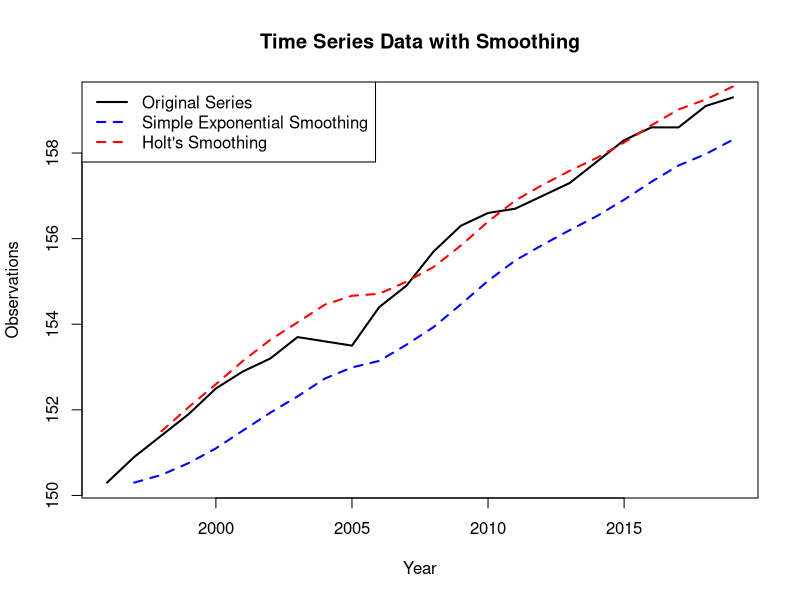
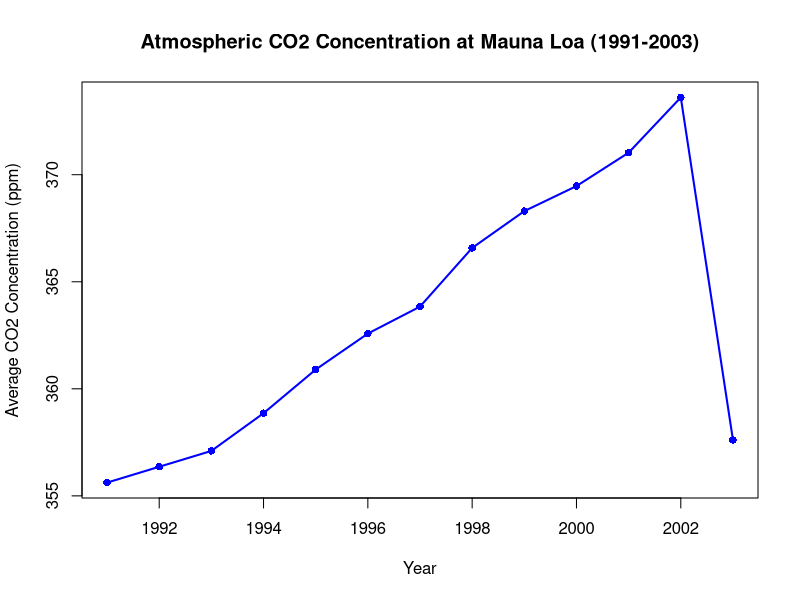
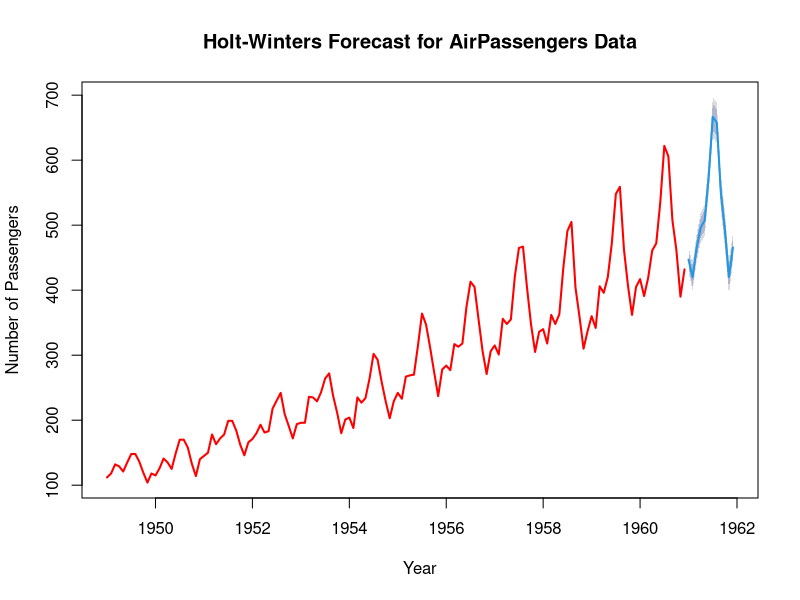

Write R code to recreate these figures, in order.



























#2.1 Exponential and Moving Average smoothing – Holt winters smoothing
###############
#Q1 
#############
#Analyze given time series data according to simple exponential series by considering alpha α=0.3
#Use holts exponential smoothing method with α=0.3 and β=0.2 smooth the given data.
#Conclude your results by comparing both the plots with original series

# Load necessary libraries
library(forecast)

# Create the time series data
years <- 1996:2019
observations <- c(150.3, 150.9, 151.4, 151.9, 152.5, 152.9, 153.2, 153.7,
                  153.6, 153.5, 154.4, 154.9, 155.7, 156.3, 156.6,
                  156.7, 157.0, 157.3, 157.8, 158.3, 158.6, 158.6, 
                  159.1, 159.3)

time_series <- ts(observations, start = 1996, frequency = 1)

# Simple Exponential Smoothing
alpha <- 0.3
ses_model <- HoltWinters(time_series, alpha = alpha, beta = FALSE, gamma = FALSE)

# Holt's Exponential Smoothing
beta <- 0.2
holt_model <- HoltWinters(time_series, alpha = alpha, beta = beta, gamma = FALSE)

# Plot the original series and the smoothing results
plot(time_series, main = "Time Series Data with Smoothing", xlab = "Year", ylab = "Observations", col = "black", lwd = 2)

# Add Simple Exponential Smoothing line
lines(ses_model$fitted[,1], col = "blue", lwd = 2, lty = 2)  # Fitted values for SES

# Add Holt's Smoothing line
lines(holt_model$fitted[,1], col = "red", lwd = 2, lty = 2)  # Fitted values for Holt's

# Add legend
legend("topleft", legend = c("Original Series", "Simple Exponential Smoothing", "Holt's Smoothing"),
       col = c("black", "blue", "red"), lty = c(1, 2, 2), lwd = 2)

###################

#Q2)Given table denotes Atmospheric CO2 Concentration at Mauna Lao from year 1991-2003.

####################
#a) Make time series plot of the given data.
# Load necessary libraries
library(ggplot2)

# Create the time series data
years <- 1991:2003
co2_concentration <- c(355.62, 356.36, 357.1, 358.86, 360.9,
                       362.58, 363.84, 366.58, 368.3,
                       369.47, 371.03, 373.61, 357.61)

# Create a time series object
co2_ts <- ts(co2_concentration, start = 1991, frequency = 1)

# a) Make time series plot of the given data
par(mfrow = c(1,1))
plot(co2_ts, main = "Atmospheric CO2 Concentration at Mauna Loa (1991-2003)",
     xlab = "Year", ylab = "Average CO2 Concentration (ppm)", 
     col = "blue", lwd = 2, type = "o", pch = 16)

# b) Forecast 2004 value by 3 yearly moving average smoothing method
# Calculate 3-year moving average with padding for the last values
moving_average <- filter(co2_ts, rep(1/3, 3), sides = 2)

# The last valid moving average value will forecast 2004
forecast_2004 <- tail(moving_average, n = 1)

# If forecast_2004 is NA, use the last 3 values manually
if (is.na(forecast_2004)) {
  forecast_2004 <- mean(tail(co2_concentration, 3))  # Average of the last 3 years
}

# Print the forecast value for 2004
cat("Forecasted CO2 Concentration for 2004 using 3-year moving average:", forecast_2004, "ppm\n")


##################
#Q3 Q.3 Apply the Holt-Winters method to AirPassengers data and forecast next 12 months data.(Use multiplicative model)
 
###################

# Load necessary libraries
library(forecast)

# Load the AirPassengers data
data("AirPassengers")

# Display the first few rows of the dataset
head(AirPassengers)

# Fit the Holt-Winters model with a multiplicative model
holt_winters_model <- HoltWinters(AirPassengers, seasonal = "multiplicative")

# Display the model summary
summary(holt_winters_model)

# Forecast the next 12 months
forecast_values <- forecast(holt_winters_model, h = 12)

# Print the forecasted values
print(forecast_values)

# Plot the original data and the forecast
plot(forecast_values, main = "Holt-Winters Forecast for AirPassengers Data",
     xlab = "Year", ylab = "Number of Passengers", col = "red", lwd = 2)

